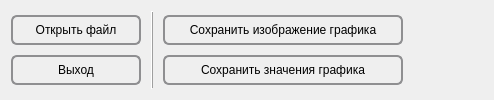
      <widget class="QWidget" name="tab">
       <attribute name="title">
        <string>Файл</string>
       </attribute>
       <layout class="QHBoxLayout" name="horizontalLayout_8">
        <item>
         <layout class="QVBoxLayout" name="verticalLayout_9">
          <property name="rightMargin">
           <number>0</number>
          </property>
          <item>
           <widget class="QPushButton" name="btn_openFile">
            <property name="sizePolicy">
             <sizepolicy hsizetype="Preferred" vsizetype="Preferred">
              <horstretch>0</horstretch>
              <verstretch>0</verstretch>
             </sizepolicy>
            </property>
            <property name="minimumSize">
             <size>
              <width>130</width>
              <height>30</height>
             </size>
            </property>
            <property name="maximumSize">
             <size>
              <width>130</width>
              <height>30</height>
             </size>
            </property>
            <property name="autoFillBackground">
             <bool>false</bool>
            </property>
            <property name="styleSheet">
             <string notr="true"> QPushButton {
     border: 2px solid #8f8f91;
     border-radius: 6px;
     background-color: qlineargradient(x1: 0, y1: 0, x2: 0, y2: 1,
                                       stop: 0 #f6f7fa, stop: 1 #dadbde);
}
QPushButton:pressed {
     background-color: qlineargradient(x1: 0, y1: 0, x2: 0, y2: 1,
                                       stop: 0 #dadbde, stop: 1 #f6f7fa);
 }
QPushButton:checked{
     background-color: qlineargradient(x1: 0, y1: 0, x2: 1, y2: 1,
                                       stop: 0 #dadbde, stop: 1 #a0a0a4);
 }</string>
            </property>
            <property name="text">
             <string>Открыть файл</string>
            </property>
            <property name="icon">
             <iconset resource="source.qrc">
              <normaloff>:/img/img/albums.png</normaloff>:/img/img/albums.png</iconset>
            </property>
            <property name="iconSize">
             <size>
              <width>18</width>
              <height>18</height>
             </size>
            </property>
            <property name="shortcut">
             <string>Ctrl+O</string>
            </property>
            <property name="autoDefault">
             <bool>false</bool>
            </property>
            <property name="default">
             <bool>false</bool>
            </property>
           </widget>
          </item>
          <item>
           <widget class="QPushButton" name="btn_exit">
            <property name="sizePolicy">
             <sizepolicy hsizetype="Minimum" vsizetype="Preferred">
              <horstretch>0</horstretch>
              <verstretch>0</verstretch>
             </sizepolicy>
            </property>
            <property name="minimumSize">
             <size>
              <width>130</width>
              <height>30</height>
             </size>
            </property>
            <property name="maximumSize">
             <size>
              <width>130</width>
              <height>30</height>
             </size>
            </property>
            <property name="styleSheet">
             <string notr="true"> QPushButton {
     border: 2px solid #8f8f91;
     border-radius: 6px;
     background-color: qlineargradient(x1: 0, y1: 0, x2: 0, y2: 1,
                                       stop: 0 #f6f7fa, stop: 1 #dadbde);
}
QPushButton:pressed {
     background-color: qlineargradient(x1: 0, y1: 0, x2: 0, y2: 1,
                                       stop: 0 #dadbde, stop: 1 #f6f7fa);
 }
QPushButton:checked{
     background-color: qlineargradient(x1: 0, y1: 0, x2: 1, y2: 1,
                                       stop: 0 #dadbde, stop: 1 #a0a0a4);
 }</string>
            </property>
            <property name="text">
             <string>Выход</string>
            </property>
            <property name="icon">
             <iconset resource="source.qrc">
              <normaloff>:/img/img/log-out.png</normaloff>:/img/img/log-out.png</iconset>
            </property>
            <property name="iconSize">
             <size>
              <width>19</width>
              <height>19</height>
             </size>
            </property>
            <property name="shortcut">
             <string>Ctrl+Q</string>
            </property>
           </widget>
          </item>
         </layout>
        </item>
        <item>
         <widget class="QLabel" name="label_8">
          <property name="sizePolicy">
           <sizepolicy hsizetype="Minimum" vsizetype="Minimum">
            <horstretch>0</horstretch>
            <verstretch>0</verstretch>
           </sizepolicy>
          </property>
          <property name="minimumSize">
           <size>
            <width>10</width>
            <height>0</height>
           </size>
          </property>
          <property name="maximumSize">
           <size>
            <width>10</width>
            <height>16777215</height>
           </size>
          </property>
          <property name="frameShape">
           <enum>QFrame::VLine</enum>
          </property>
          <property name="frameShadow">
           <enum>QFrame::Raised</enum>
          </property>
          <property name="text">
           <string/>
          </property>
         </widget>
        </item>
        <item>
         <layout class="QVBoxLayout" name="verticalLayout_10">
          <item>
           <widget class="QPushButton" name="btn_saveImage">
            <property name="sizePolicy">
             <sizepolicy hsizetype="Preferred" vsizetype="Preferred">
              <horstretch>0</horstretch>
              <verstretch>0</verstretch>
             </sizepolicy>
            </property>
            <property name="minimumSize">
             <size>
              <width>240</width>
              <height>30</height>
             </size>
            </property>
            <property name="maximumSize">
             <size>
              <width>240</width>
              <height>30</height>
             </size>
            </property>
            <property name="styleSheet">
             <string notr="true"> QPushButton {
     border: 2px solid #8f8f91;
     border-radius: 6px;
     background-color: qlineargradient(x1: 0, y1: 0, x2: 0, y2: 1,
                                       stop: 0 #f6f7fa, stop: 1 #dadbde);
}
QPushButton:pressed {
     background-color: qlineargradient(x1: 0, y1: 0, x2: 0, y2: 1,
                                       stop: 0 #dadbde, stop: 1 #f6f7fa);
 }
QPushButton:checked{
     background-color: qlineargradient(x1: 0, y1: 0, x2: 1, y2: 1,
                                       stop: 0 #dadbde, stop: 1 #a0a0a4);
 }</string>
            </property>
            <property name="text">
             <string>Сохранить изображение графика</string>
            </property>
            <property name="icon">
             <iconset resource="source.qrc">
              <normaloff>:/img/img/heart-monitor.png</normaloff>:/img/img/heart-monitor.png</iconset>
            </property>
            <property name="iconSize">
             <size>
              <width>18</width>
              <height>18</height>
             </size>
            </property>
            <property name="shortcut">
             <string>Ctrl+Shift+S</string>
            </property>
           </widget>
          </item>
          <item>
           <widget class="QPushButton" name="btn_saveDataGr">
            <property name="sizePolicy">
             <sizepolicy hsizetype="Preferred" vsizetype="Preferred">
              <horstretch>0</horstretch>
              <verstretch>0</verstretch>
             </sizepolicy>
            </property>
            <property name="minimumSize">
             <size>
              <width>240</width>
              <height>30</height>
             </size>
            </property>
            <property name="maximumSize">
             <size>
              <width>240</width>
              <height>30</height>
             </size>
            </property>
            <property name="styleSheet">
             <string notr="true"> QPushButton {
     border: 2px solid #8f8f91;
     border-radius: 6px;
     background-color: qlineargradient(x1: 0, y1: 0, x2: 0, y2: 1,
                                       stop: 0 #f6f7fa, stop: 1 #dadbde);
}
QPushButton:pressed {
     background-color: qlineargradient(x1: 0, y1: 0, x2: 0, y2: 1,
                                       stop: 0 #dadbde, stop: 1 #f6f7fa);
 }
QPushButton:checked{
     background-color: qlineargradient(x1: 0, y1: 0, x2: 1, y2: 1,
                                       stop: 0 #dadbde, stop: 1 #a0a0a4);
 }</string>
            </property>
            <property name="text">
             <string>Сохранить значения графика</string>
            </property>
            <property name="icon">
             <iconset resource="source.qrc">
              <normaloff>:/img/img/512px-Save_font_awesome.svg.png</normaloff>:/img/img/512px-Save_font_awesome.svg.png</iconset>
            </property>
            <property name="shortcut">
             <string>Ctrl+S</string>
            </property>
            <property name="checkable">
             <bool>false</bool>
            </property>
            <property name="checked">
             <bool>false</bool>
            </property>
            <property name="autoExclusive">
             <bool>false</bool>
            </property>
           </widget>
          </item>
         </layout>
        </item>
        <item>
         <spacer name="horizontalSpacer">
          <property name="orientation">
           <enum>Qt::Horizontal</enum>
          </property>
          <property name="sizeHint" stdset="0">
           <size>
            <width>80</width>
            <height>20</height>
           </size>
          </property>
         </spacer>
        </item>
       </layout>
      </widget>
